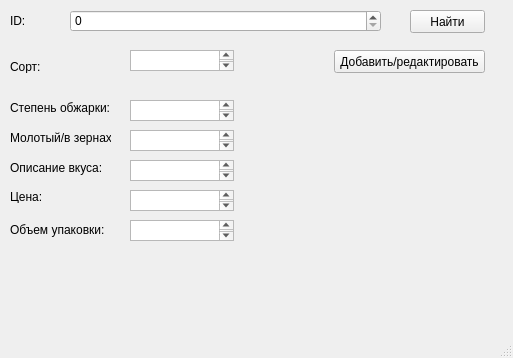
<?xml version="1.0" encoding="UTF-8"?>
<ui version="4.0">
 <class>MainWindow</class>
 <widget class="QMainWindow" name="MainWindow">
  <property name="geometry">
   <rect>
    <x>0</x>
    <y>0</y>
    <width>513</width>
    <height>358</height>
   </rect>
  </property>
  <property name="windowTitle">
   <string>MainWindow</string>
  </property>
  <widget class="QWidget" name="centralwidget">
   <widget class="QSpinBox" name="spinBox">
    <property name="geometry">
     <rect>
      <x>70</x>
      <y>10</y>
      <width>311</width>
      <height>22</height>
     </rect>
    </property>
   </widget>
   <widget class="QLabel" name="label">
    <property name="geometry">
     <rect>
      <x>10</x>
      <y>10</y>
      <width>47</width>
      <height>21</height>
     </rect>
    </property>
    <property name="text">
     <string>ID:</string>
    </property>
   </widget>
   <widget class="QPushButton" name="pushButton">
    <property name="geometry">
     <rect>
      <x>410</x>
      <y>10</y>
      <width>75</width>
      <height>23</height>
     </rect>
    </property>
    <property name="text">
     <string>Найти</string>
    </property>
   </widget>
   <widget class="QLabel" name="label_2">
    <property name="geometry">
     <rect>
      <x>10</x>
      <y>60</y>
      <width>47</width>
      <height>13</height>
     </rect>
    </property>
    <property name="text">
     <string>Сорт:</string>
    </property>
   </widget>
   <widget class="QLabel" name="label_3">
    <property name="geometry">
     <rect>
      <x>10</x>
      <y>100</y>
      <width>101</width>
      <height>16</height>
     </rect>
    </property>
    <property name="text">
     <string>Степень обжарки:</string>
    </property>
   </widget>
   <widget class="QLabel" name="label_4">
    <property name="geometry">
     <rect>
      <x>10</x>
      <y>130</y>
      <width>101</width>
      <height>16</height>
     </rect>
    </property>
    <property name="text">
     <string>Молотый/в зернах:</string>
    </property>
   </widget>
   <widget class="QLabel" name="label_5">
    <property name="geometry">
     <rect>
      <x>10</x>
      <y>160</y>
      <width>91</width>
      <height>16</height>
     </rect>
    </property>
    <property name="text">
     <string>Описание вкуса:</string>
    </property>
   </widget>
   <widget class="QLabel" name="label_6">
    <property name="geometry">
     <rect>
      <x>10</x>
      <y>190</y>
      <width>47</width>
      <height>13</height>
     </rect>
    </property>
    <property name="text">
     <string>Цена:</string>
    </property>
   </widget>
   <widget class="QLabel" name="label_7">
    <property name="geometry">
     <rect>
      <x>10</x>
      <y>220</y>
      <width>111</width>
      <height>20</height>
     </rect>
    </property>
    <property name="text">
     <string>Объем упаковки:</string>
    </property>
   </widget>
   <widget class="QTextEdit" name="coftype">
    <property name="geometry">
     <rect>
      <x>130</x>
      <y>50</y>
      <width>104</width>
      <height>21</height>
     </rect>
    </property>
   </widget>
   <widget class="QTextEdit" name="stepobj">
    <property name="geometry">
     <rect>
      <x>130</x>
      <y>100</y>
      <width>104</width>
      <height>21</height>
     </rect>
    </property>
   </widget>
   <widget class="QTextEdit" name="ground">
    <property name="geometry">
     <rect>
      <x>130</x>
      <y>130</y>
      <width>104</width>
      <height>21</height>
     </rect>
    </property>
   </widget>
   <widget class="QTextEdit" name="flavdiscr">
    <property name="geometry">
     <rect>
      <x>130</x>
      <y>160</y>
      <width>104</width>
      <height>21</height>
     </rect>
    </property>
   </widget>
   <widget class="QTextEdit" name="price">
    <property name="geometry">
     <rect>
      <x>130</x>
      <y>190</y>
      <width>104</width>
      <height>21</height>
     </rect>
    </property>
   </widget>
   <widget class="QTextEdit" name="obem">
    <property name="geometry">
     <rect>
      <x>130</x>
      <y>220</y>
      <width>104</width>
      <height>21</height>
     </rect>
    </property>
   </widget>
   <widget class="QPushButton" name="pushButton_2">
    <property name="geometry">
     <rect>
      <x>334</x>
      <y>50</y>
      <width>151</width>
      <height>23</height>
     </rect>
    </property>
    <property name="text">
     <string>Добавить/редактировать</string>
    </property>
   </widget>
  </widget>
  <widget class="QMenuBar" name="menubar">
   <property name="geometry">
    <rect>
     <x>0</x>
     <y>0</y>
     <width>513</width>
     <height>21</height>
    </rect>
   </property>
  </widget>
  <widget class="QStatusBar" name="statusbar"/>
 </widget>
 <resources/>
 <connections/>
</ui>
